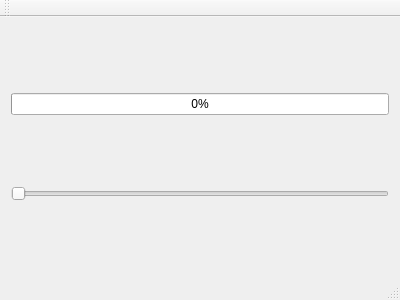
<?xml version="1.0" encoding="UTF-8"?>
<ui version="4.0">
 <class>MainWindow</class>
 <widget class="QMainWindow" name="MainWindow">
  <property name="geometry">
   <rect>
    <x>0</x>
    <y>0</y>
    <width>400</width>
    <height>300</height>
   </rect>
  </property>
  <property name="windowTitle">
   <string>MainWindow</string>
  </property>
  <widget class="QWidget" name="centralWidget">
   <layout class="QGridLayout" name="gridLayout">
    <item row="0" column="0">
     <widget class="QProgressBar" name="progressBar">
      <property name="value">
       <number>0</number>
      </property>
     </widget>
    </item>
    <item row="1" column="0">
     <widget class="QSlider" name="horizontalSlider">
      <property name="orientation">
       <enum>Qt::Horizontal</enum>
      </property>
     </widget>
    </item>
   </layout>
  </widget>
  <widget class="QMenuBar" name="menuBar">
   <property name="geometry">
    <rect>
     <x>0</x>
     <y>0</y>
     <width>400</width>
     <height>21</height>
    </rect>
   </property>
  </widget>
  <widget class="QToolBar" name="mainToolBar">
   <attribute name="toolBarArea">
    <enum>TopToolBarArea</enum>
   </attribute>
   <attribute name="toolBarBreak">
    <bool>false</bool>
   </attribute>
  </widget>
  <widget class="QStatusBar" name="statusBar"/>
 </widget>
 <layoutdefault spacing="6" margin="11"/>
 <resources/>
 <connections/>
</ui>
